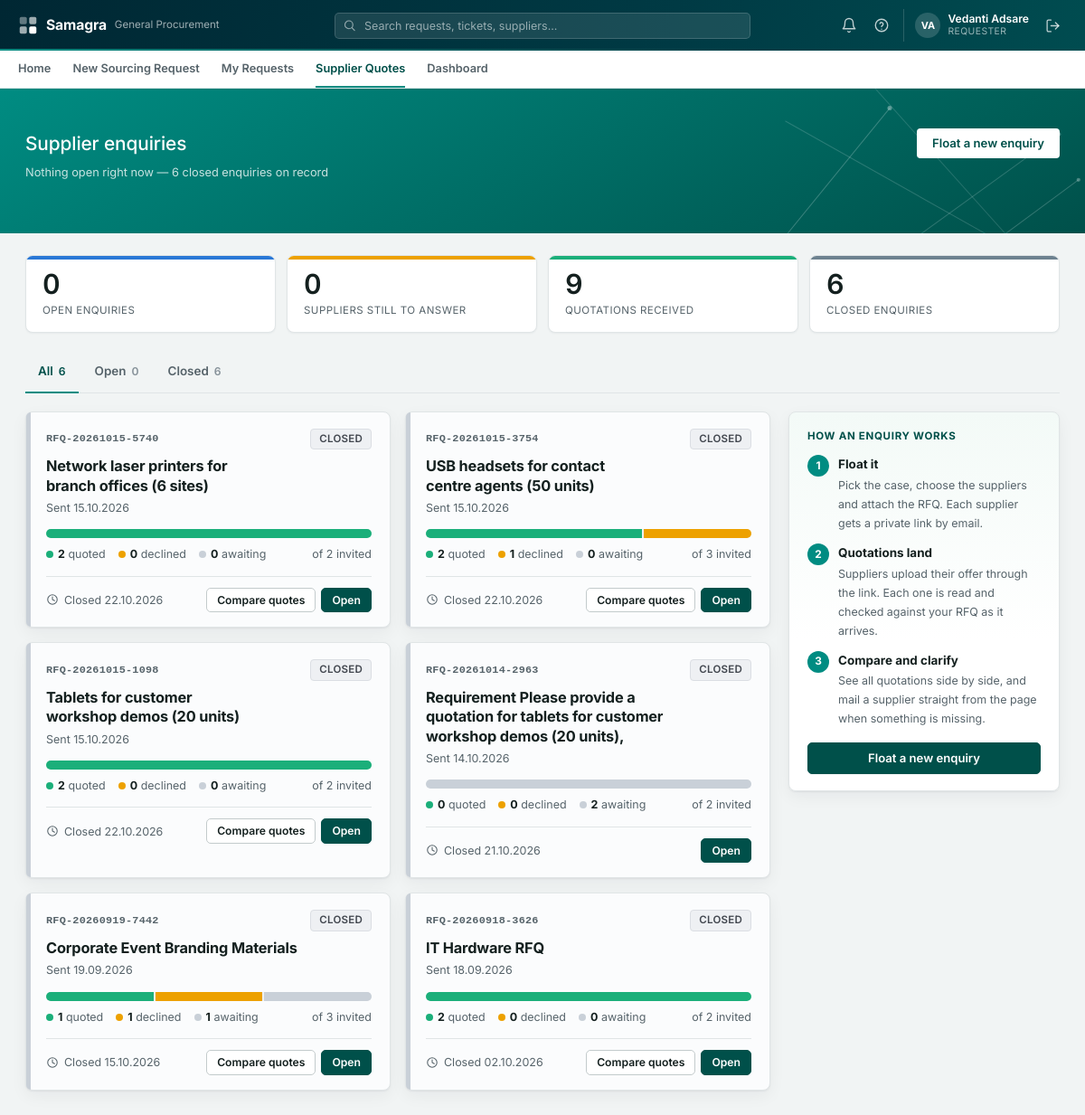
The app's page /supplier-rfq (signed in), older data.
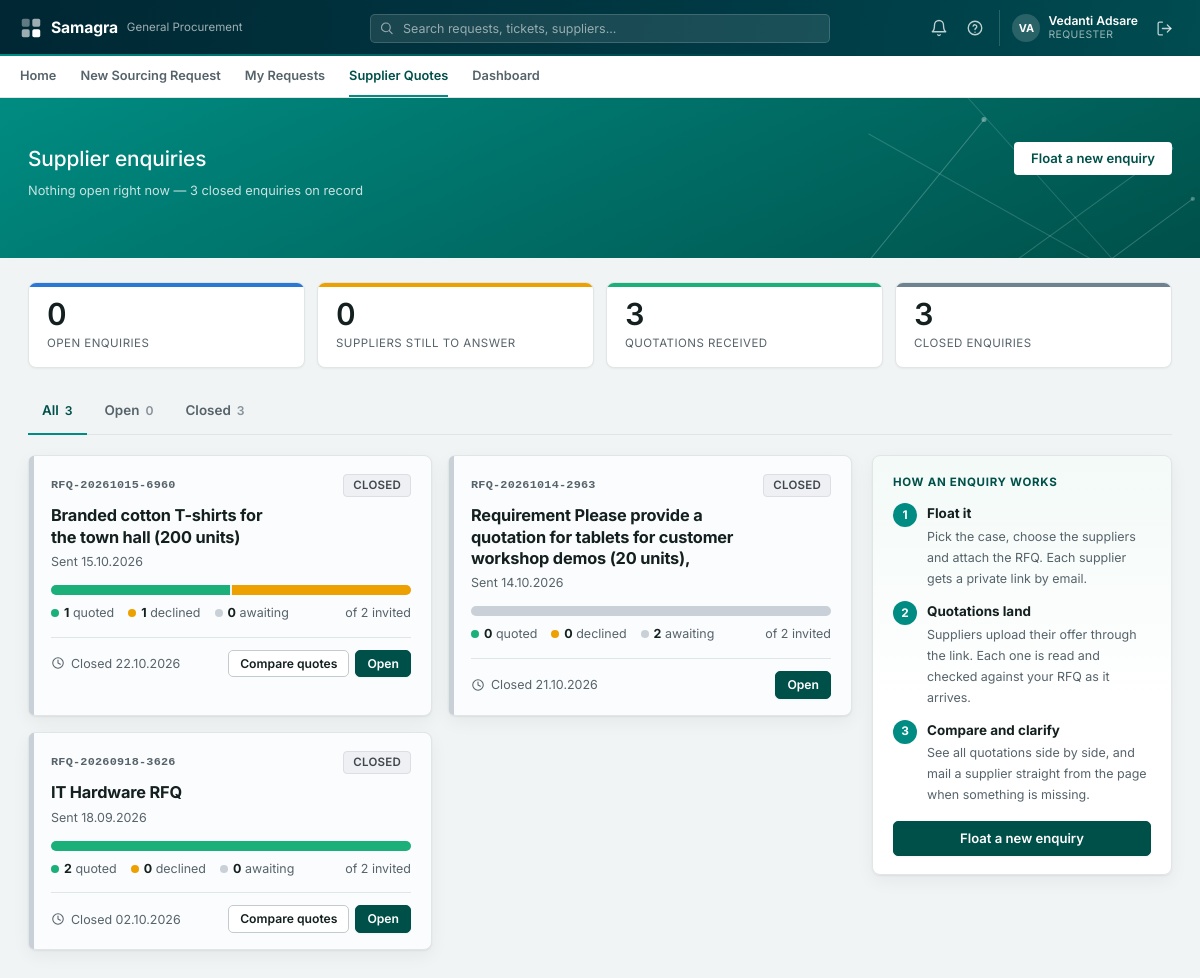
The same page, newer data.
### tables this page shows
CREATE TABLE users (
    email           TEXT PRIMARY KEY,
    name            TEXT NOT NULL,
    salt            TEXT NOT NULL,
    password_hash   TEXT NOT NULL,
    created_at      TIMESTAMP NOT NULL
);

CREATE TABLE rfq_rounds (
    id            INTEGER PRIMARY KEY AUTOINCREMENT,
    reference     TEXT NOT NULL UNIQUE,
    case_id       INTEGER REFERENCES cases(id),
    subject       TEXT NOT NULL,
    message       TEXT,
    created_by    TEXT NOT NULL,
    created_at    TIMESTAMP NOT NULL,
    closes_at     TIMESTAMP NOT NULL,
    status        TEXT NOT NULL DEFAULT 'OPEN',
    closed_at     TIMESTAMP
, created_by_email TEXT, offer_analysis TEXT, offer_analysis_at TIMESTAMP, infosec_answers TEXT);

### routers/supplier_routes.py (the view)
@router.get("/supplier-rfq", response_class=HTMLResponse)
async def rfq_list(request: Request, user=Depends(require_requester)):
    rounds = db.list_rfq_rounds(user["name"])
    today = date.today()
    for r in rounds:
        r["is_open"] = supplier_rfq.is_open(r)
        r["quoted"] = r["responded"] - r["declined"]
        r["awaiting"] = r["invited"] - r["responded"]
        closes = _parse_date(str(r["closes_at"])[:10])
        r["days_left"] = (closes - today).days if closes else None
        r["case"] = db.get_case(r["case_id"]) if r.get("case_id") else None
        if not r["is_open"]:
            r["tone"] = "closed"
        elif r["awaiting"] == 0:
            r["tone"] = "done"          # everyone has answered - compare
        elif r["days_left"] is not None and r["days_left"] <= 2:
            r["tone"] = "urgent"        # deadline on top of them, replies missing
        else:
            r["tone"] = "waiting"
    stats = {
        "open": sum(1 for r in rounds if r["is_open"]),
        "awaiting": sum(r["awaiting"] for r in rounds if r["is_open"]),
        "quoted": sum(r["quoted"] for r in rounds),
        "closed": sum(1 for r in rounds if not r["is_open"]),
    }
    return templates.TemplateResponse(request, "buyer/rfq_list.html", {
        "user": user, "nav_page": "supplier_rfq", "rounds": rounds, "stats": stats,
        "flash": request.session.pop("rfq_flash", None),
    })

### templates/buyer/rfq_list.html (shortened to what this page needs)
{% extends "base.html" %}
{% import "_macros/icons.html" as ic %}
{% block hero %}
<div class="sf-hero-band">
    <div class="sf-hero-inner">
        <div class="sf-hero-row">
            <div class="sf-hero-title-group">
                <h1 class="sf-hero-title">Supplier enquiries</h1>
            </div>
            <div class="sf-hero-actions">
                <a href="/supplier-rfq/new" class="sf-hero-btn sf-hero-btn--solid">Float a new enquiry</a>
            </div>
        </div>
        <p class="sf-hero-meta">
            {% if stats.open %}{{ stats.open }} open enquir{{ "y" if stats.open == 1 else "ies" }} · {{ stats.awaiting }} supplier{{ "s" if stats.awaiting != 1 }} still to answer
            {% elif rounds %}Nothing open right now — {{ stats.closed }} closed enquir{{ "y" if stats.closed == 1 else "ies" }} on record
            {% else %}Send your RFQ to bidders and collect their quotations back in one place{% endif %}
        </p>
    </div>
</div>
{% endblock %}
{% block content %}
{% if not rounds %}
<div class="sf-rfq-empty">
    <div class="sf-card sf-rfq-empty__card">
        <h2>No enquiries yet</h2>
        <p>Floating an enquiry mails your RFQ and supporting documents to a list of suppliers, and gives each one a private page to send their quotation back through. As the quotations land, they are read and put side by side for you.</p>
        <a href="/supplier-rfq/new" class="sf-btn sf-btn--primary">Float a new enquiry</a>
    </div>
    {% include "buyer/_rfq_howto.html" %}
</div>
{% else %}
<div class="sf-kpi-row sf-rfq-kpis">
    <div class="sf-kpi sf-rfq-kpi sf-rfq-kpi--open"><div class="sf-kpi__value">{{ stats.open }}</div><div class="sf-kpi__label">Open enquiries</div></div>
    <div class="sf-kpi sf-rfq-kpi sf-rfq-kpi--wait"><div class="sf-kpi__value">{{ stats.awaiting }}</div><div class="sf-kpi__label">Suppliers still to answer</div></div>
    <div class="sf-kpi sf-rfq-kpi sf-rfq-kpi--quoted"><div class="sf-kpi__value">{{ stats.quoted }}</div><div class="sf-kpi__label">Quotations received</div></div>
    <div class="sf-kpi sf-rfq-kpi sf-rfq-kpi--closed"><div class="sf-kpi__value">{{ stats.closed }}</div><div class="sf-kpi__label">Closed enquiries</div></div>
</div>
<div class="sf-list-tabs" data-list-tabs>
    <a href="#" class="sf-list-tabs__item active" data-tab-filter="all">All <span class="sf-list-tabs__count">{{ rounds | length }}</span></a>
    <a href="#" class="sf-list-tabs__item" data-tab-filter="open">Open <span class="sf-list-tabs__count">{{ stats.open }}</span></a>
    <a href="#" class="sf-list-tabs__item" data-tab-filter="closed">Closed <span class="sf-list-tabs__count">{{ stats.closed }}</span></a>
</div>
<div class="sf-rfq-layout">
<div class="sf-rfq-cards">
    {% for r in rounds %}
    <div class="sf-card sf-rfq-card sf-rfq-card--{{ r.tone }}" data-category="{{ 'open' if r.is_open else 'closed' }}" data-href="/supplier-rfq/{{ r.id }}" tabindex="0">
        <div class="sf-rfq-card__top">
            <span class="sf-rfq-card__ref">{{ r.reference }}</span>
            {% if r.is_open %}
            <span class="sf-list-chip" style="background:#E5F5EA;color:#15803D;border:1px solid #BEE3C8;">Open</span>
            {% else %}
            <span class="sf-list-chip" style="background:#EEF0F3;color:#42474F;border:1px solid #DBDEE3;">Closed</span>
            {% endif %}
        </div>
        <h3 class="sf-rfq-card__title">{{ r.subject }}</h3>
        <p class="sf-rfq-card__meta">
            Sent {{ r.created_at | date }}{% if r.case %} · for <a href="/requests/{{ r.case.id }}">{{ r.case.ticket_no }}</a>{% endif %}
        </p>
        <div class="sf-rfq-progress" title="{{ r.quoted }} quoted · {{ r.declined }} declined · {{ r.awaiting }} awaiting">
            {% if r.invited %}
            {% if r.quoted %}<i class="is-quoted" style="width:{{ r.quoted * 100 / r.invited }}%"></i>{% endif %}
            {% if r.declined %}<i class="is-declined" style="width:{{ r.declined * 100 / r.invited }}%"></i>{% endif %}
            {% if r.awaiting %}<i class="is-awaiting" style="width:{{ r.awaiting * 100 / r.invited }}%"></i>{% endif %}
            {% endif %}
        </div>
        <div class="sf-rfq-card__counts">
            <span><b>{{ r.quoted }}</b> quoted</span>
            <span><b>{{ r.declined }}</b> declined</span>
            <span><b>{{ r.awaiting }}</b> awaiting</span>
            <span class="sf-rfq-card__invited">of {{ r.invited }} invited</span>
        </div>
        <div class="sf-rfq-card__foot">
            <span class="sf-rfq-card__deadline">
                {% if not r.is_open %}Closed {{ (r.closed_at or r.closes_at) | date }}
                {% elif r.days_left is not none and r.days_left < 0 %}Deadline passed {{ r.closes_at | date }}
                {% elif r.days_left == 0 %}Closes <b>today</b>
                {% elif r.days_left == 1 %}Closes <b>tomorrow</b> · {{ r.closes_at | date }}
                {% else %}<b>{{ r.days_left }} days</b> left · closes {{ r.closes_at | date }}{% endif %}
            </span>
            <span class="sf-rfq-card__actions">
                {% if r.responded %}<a href="/supplier-rfq/{{ r.id }}#compare" class="sf-btn sf-btn--secondary sf-btn--sm">Compare quotes</a>{% endif %}
                <a href="/supplier-rfq/{{ r.id }}" class="sf-btn sf-btn--primary sf-btn--sm">Open</a>
            </span>
        </div>
    </div>
    {% endfor %}
</div>
<aside class="sf-rfq-rail">
    {% include "buyer/_rfq_howto.html" %}
</aside>
</div>
{% endif %}
{% endblock %}

### templates/base.html (shortened to what this page needs)
<!doctype html>
<html lang="en">
<head>
    <link rel="stylesheet" href="{{ asset_url('/static/css/base.css') }}">
    <link rel="stylesheet" href="{{ asset_url('/static/css/header.css') }}">
    <link rel="stylesheet" href="{{ asset_url('/static/css/forms.css') }}">
    <link rel="stylesheet" href="{{ asset_url('/static/css/queue.css') }}">
    <link rel="stylesheet" href="{{ asset_url('/static/css/login.css') }}">
    <link rel="stylesheet" href="{{ asset_url('/static/css/detail-hero.css') }}">
    <link rel="stylesheet" href="{{ asset_url('/static/css/new-request-form.css') }}">
    <link rel="stylesheet" href="{{ asset_url('/static/css/requester-home.css') }}">
    <link rel="stylesheet" href="{{ asset_url('/static/css/login-split.css') }}">
    <link rel="stylesheet" href="{{ asset_url('/static/css/confirm-success.css') }}">
    <link rel="stylesheet" href="{{ asset_url('/static/css/my-requests.css') }}">
    <link rel="stylesheet" href="{{ asset_url('/static/css/buyer-queue-list.css') }}">
    <link rel="stylesheet" href="{{ asset_url('/static/css/case-status.css') }}">
</head>
<body class="{% block body_class %}{% endblock %}">
{% import "_macros/icons.html" as ic %}
{% import "_macros/notification_panel.html" as np %}
{% if user %}
<div class="sf-shell-header">
    <div class="sf-shell-header__row">
        <a class="sf-shell-brand" href="/home" title="Home">
            <span class="sf-shell-brand__name">Samagra</span>
            <span class="sf-shell-brand__dept">General Procurement</span>
        </a>
        {% if not user.is_admin %}
        <form class="sf-shell-search" method="get" action="{{ '/queue' if user.role == 'buyer' else '/requests' }}">
            <input type="text" name="q" placeholder="Search requests, tickets, suppliers..." value="{{ request.query_params.get('q', '') }}">
        </form>
        {% else %}
        <div class="sf-shell-search" style="visibility:hidden;"></div>
        {% endif %}
        <div class="sf-shell-actions">
            {{ np.render(notifications) }}
            <a class="sf-shell-icon-btn" href="mailto:procurement.intake.demo@outlook.com" title="Help &amp; support">{{ ic.icon("help-circle", 18) }}</a>
            <div class="sf-shell-user">
                <span class="sf-avatar">{{ user.name | initials }}</span>
                <div class="sf-shell-user__meta">
                    <span class="sf-shell-user__name">{{ user.name }}</span>
                    <span class="sf-shell-user__role">{{ "Procurement head" if user.is_admin else ("Buyer (GP)" if user.role == "buyer" else "Requester") }}</span>
                </div>
            </div>
            <form class="sf-logout-form" method="post" action="/logout">
                <button type="submit" class="sf-shell-icon-btn" title="Log out">{{ ic.icon("log-out", 17) }}</button>
            </form>
        </div>
    </div>
</div>
{% if not hide_nav_tabs %}
<div class="sf-shell-subnav">
    <div class="sf-shell-subnav__row">
        {% if user.role == "requester" %}
        <a class="sf-shell-subnav__link {{ 'active' if nav_page == 'home' else '' }}" href="/home">Home</a>
        <a class="sf-shell-subnav__link {{ 'active' if nav_page == 'new_request' else '' }}" href="/requests/new">New Sourcing Request</a>
        <a class="sf-shell-subnav__link {{ 'active' if nav_page == 'my_requests' else '' }}" href="/requests">My Requests</a>
        <a class="sf-shell-subnav__link {{ 'active' if nav_page == 'supplier_rfq' else '' }}" href="/supplier-rfq">Supplier Quotes</a>
        <a class="sf-shell-subnav__link {{ 'active' if nav_page == 'dashboard' else '' }}" href="/dashboard">Dashboard</a>
        {% endif %}
    </div>
</div>
{% endif %}
{% endif %}
{% block hero %}{% endblock %}
<main class="sf-content {% block content_width %}{% endblock %}">
    {% block content %}{% endblock %}
</main>
</body>
</html>

### templates/_macros/notification_panel.html (shortened to what this page needs)
{% import "_macros/icons.html" as ic %}
{% macro render(notifications) %}
<div class="sf-notif" data-notif>
    <button type="button" class="sf-shell-icon-btn" data-notif-trigger aria-label="Notifications">
    </button>
</div>
{% endmacro %}

### templates/buyer/_rfq_howto.html
<div class="sf-card sf-rfq-howto">
    <div class="sf-rfq-howto__title">How an enquiry works</div>
    <ol class="sf-rfq-steps">
        <li>
            <span class="sf-rfq-steps__n">1</span>
            <div><b>Float it</b><span>Pick the case, choose the suppliers and attach the RFQ. Each supplier gets a private link by email.</span></div>
        </li>
        <li>
            <span class="sf-rfq-steps__n">2</span>
            <div><b>Quotations land</b><span>Suppliers upload their offer through the link. Each one is read and checked against your RFQ as it arrives.</span></div>
        </li>
        <li>
            <span class="sf-rfq-steps__n">3</span>
            <div><b>Compare and clarify</b><span>See all quotations side by side, and mail a supplier straight from the page when something is missing.</span></div>
        </li>
    </ol>
    <a href="/supplier-rfq/new" class="sf-btn sf-btn--primary sf-rfq-howto__cta">Float a new enquiry</a>
</div>

Row changes from the older to the newer data that the page shows:
removed rfq_rounds: reference "RFQ-20261015-5740", subject "Network laser printers for branch offices (6 sites)", created_at "15.10.2026", {{ r.quoted * 100 / r.invited }} 100.0 (drawn), quoted "2", declined "0", awaiting "0", invited "2", {{ s }} 14 (drawn), closes_at "22.10.2026"
removed rfq_rounds: reference "RFQ-20261015-3754", subject "USB headsets for contact centre agents (50 units)", created_at "15.10.2026", {{ r.quoted * 100 / r.invited }} 66.66666666666667 (drawn), {{ r.declined * 100 / r.invited }} 33.333333333333336 (drawn), quoted "2", declined "1", awaiting "0", invited "3", {{ s }} 14 (drawn), closes_at "22.10.2026"
removed rfq_rounds: reference "RFQ-20261015-1098", subject "Tablets for customer workshop demos (20 units)", created_at "15.10.2026", {{ r.quoted * 100 / r.invited }} 100.0 (drawn), quoted "2", declined "0", awaiting "0", invited "2", {{ s }} 14 (drawn), closes_at "22.10.2026"
removed rfq_rounds: reference "RFQ-20260919-7442", subject "Corporate Event Branding Materials", created_at "19.09.2026", {{ r.quoted * 100 / r.invited }} 33.333333333333336 (drawn), {{ r.declined * 100 / r.invited }} 33.333333333333336 (drawn), {{ r.awaiting * 100 / r.invited }} 33.333333333333336 (drawn), quoted "1", declined "1", awaiting "1", invited "3", {{ s }} 14 (drawn), closes_at "15.10.2026"
added rfq_rounds: reference "RFQ-20261015-6960", subject "Branded cotton T-shirts for the town hall (200 units)", created_at "15.10.2026", {{ r.quoted * 100 / r.invited }} 50.0 (drawn), {{ r.declined * 100 / r.invited }} 50.0 (drawn), quoted "1", declined "1", awaiting "0", invited "2", {{ s }} 14 (drawn), closes_at "22.10.2026"
Text that changed along with them:
{{ stats.closed }}: "6" → "3"
{{ stats.quoted }}: "9" → "3"
{{ rounds | length }}: "6" → "3"
